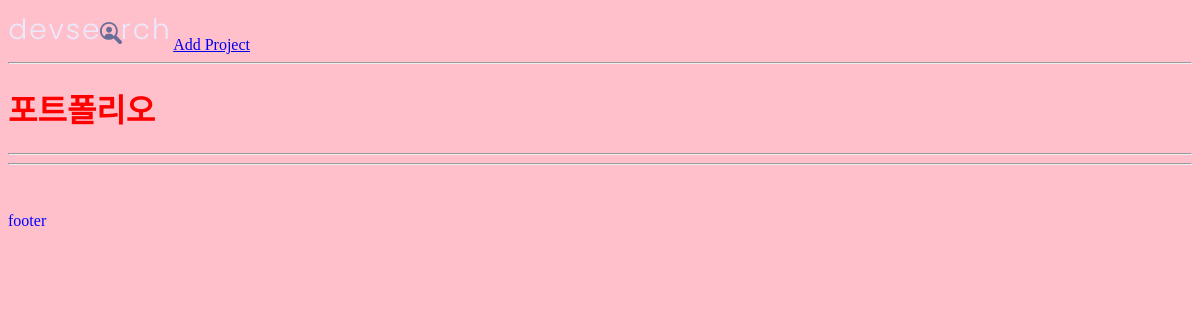
Page /project/dd31d965-f17f-4c22-91ba-a0dd6f026f9c/ on the earlier database version.
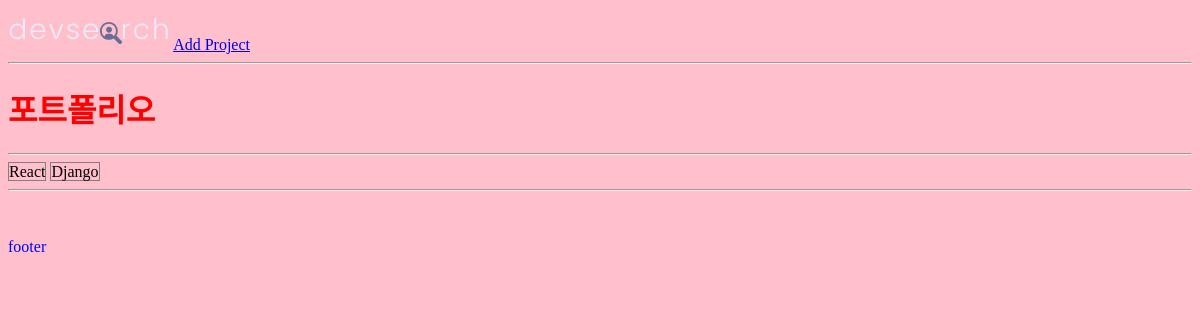
Same page on the later database version.
### projects/models.py (models this page shows)
class Tag(models.Model):
    name = models.CharField(max_length=200)
    created = models.DateTimeField(auto_now_add=True)
    id = models.UUIDField(default=uuid.uuid4, unique=True, primary_key=True, editable=False)
    def __str__(self):
        return self.name

### projects/views.py (the view)
# urls.py: path('project/<str:pk>/', views.project, name="project"),
def project(req, pk):
    projectObj = Project.objects.get(id=pk)
    return render(req, "projects/single-project.html", {'project':projectObj})

### projects/templates/projects/single-project.html (shortened to what this page needs)
{% extends 'main.html' %}
{% block content %}
  <h1>{{ project.title }}</h1>
  <hr>
  {% for tag in project.tags.all %}
    <span style="border: 1px solid grey">{{ tag }}</span>
  {% endfor %}
  <hr>
  <br>
{% endblock content %}

Differences in the rows shown:
added Tag: name "React"
added Tag: name "Django"
